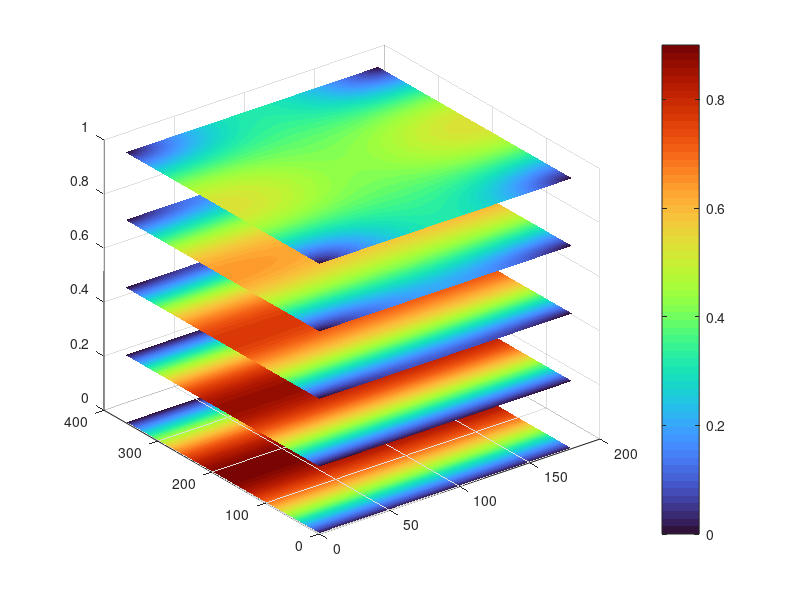

This chart was generated by the following MATLAB code: (Note: this script raises an error after producing the figure.)
clear; clc; close all;

% ----------------------------
% 1) Define grids (inputs)
% ----------------------------
ma_v   = linspace(0,1,81);        % modulation index m_a
phif_v = linspace(0,180,91);      % fundamental phase shift [deg]
phic_v = linspace(0,360,361);     % carrier phase shift phi_CPS [deg] (dense)

% For slice()/interp3(): use meshgrid in X,Y,Z order
% X = phif, Y = phic, Z = ma
[PHIF, PHIC, MA] = meshgrid(phif_v, phic_v, ma_v);

% ----------------------------
% 2) Bessel-based components
% ----------------------------
arg = MA * (pi/2);        % m_a*pi/2
J0  = besselj(0, arg);
J2  = besselj(2, arg);

% Your dependencies (as you wrote)
Vsl = (2/pi) .* J2 .* sqrt(1 - cosd(PHIC - 2*PHIF));  % sideband low
Vsw = (2/pi) .* J0 .* sqrt(1 - cosd(PHIC));           % switching
Vsh = (2/pi) .* J2 .* sqrt(1 - cosd(PHIC + 2*PHIF));  % sideband high

% Total metric
Vsum = sqrt(Vsl.^2 + Vsw.^2 + Vsh.^2);

% ----------------------------
% 3) Choose what to analyze/plot
% ----------------------------
toPlot = "Vsum";   % "Vsw", "Vsl", "Vsh", "Vsum"

switch toPlot
    case "Vsw", V = abs(Vsw);
    case "Vsl", V = abs(Vsl);
    case "Vsh", V = abs(Vsh);
    case "Vsum", V = Vsum;   % already nonnegative
    otherwise, error("Unknown toPlot.");
end

% Dimension order after meshgrid: V(phic, phif, ma)

% ----------------------------
% 4) Max & Min reachable magnitude at each (m_a, phi_f) by sweeping phi_cps
% ----------------------------
[Vmax_over_phic, idxMax] = max(V, [], 1);     % max over phic (dim 1)
[Vmin_over_phic, idxMin] = min(V, [], 1);     % min over phic (dim 1)

Vmax_over_phic = squeeze(Vmax_over_phic);     % -> size: Nphif x Nma
Vmin_over_phic = squeeze(Vmin_over_phic);     % -> size: Nphif x Nma

phiCPS_max = phic_v(squeeze(idxMax));         % argmax, size: Nphif x Nma
phiCPS_min = phic_v(squeeze(idxMin));         % argmin, size: Nphif x Nma

% ----------------------------
% 5) 3D slice plot of original V (optional)
% ----------------------------
phif_slices = [];                       % constant phi_f planes (vertical if set)
phic_slices = [];                       % constant phi_cps planes (vertical if set)
ma_slices   = [0 0.25 0.5 0.75 1];      % constant m_a planes (horizontal)

figure('Name','3D slices of V over (phi_f, phi_cps, m_a)');
slice(PHIF, PHIC, MA, V, phif_slices, phic_slices, ma_slices);
shading interp;
colormap(turbo);
cb = colorbar; cb.Label.String = "|Component amplitude| (p.u.)";
xlabel('\phi_f (deg)'); ylabel('\phi_{cps} (deg)'); zlabel('m_a');
title("Slices of " + toPlot + " (not optimized over \phi_{cps})");
grid on; box on; view(45,25);

% ----------------------------
% 6) 2D map: MAX over phi_cps
% ----------------------------
figure('Name','Vmax over phi_cps (heatmap + contours)');
imagesc(ma_v, phif_v, Vmax_over_phic); axis xy;
colormap(turbo); colorbar;
xlabel('m_a'); ylabel('\phi_f (deg)');
title("V_{max}(m_a,\phi_f) = max_{\phi_{cps}} " + toPlot);
hold on; contour(ma_v, phif_v, Vmax_over_phic, 8, 'k', 'LineWidth', 1); hold off;

% ----------------------------
% 7) 2D map: MIN over phi_cps
% ----------------------------
figure('Name','Vmin over phi_cps (heatmap + contours)');
imagesc(ma_v, phif_v, Vmin_over_phic); axis xy;
colormap(turbo); colorbar;
xlabel('m_a'); ylabel('\phi_f (deg)');
title("V_{min}(m_a,\phi_f) = min_{\phi_{cps}} " + toPlot);
hold on; contour(ma_v, phif_v, Vmin_over_phic, 8, 'k', 'LineWidth', 1); hold off;

% ----------------------------
% 8) Argmax / Argmin maps (phi_cps* that achieves max/min)
% ----------------------------
figure('Name','phi_cps* that maximizes V');
imagesc(ma_v, phif_v, phiCPS_max); axis xy;
colormap(turbo); colorbar; caxis([0 360]);
xlabel('m_a'); ylabel('\phi_f (deg)');
title("\phi_{cps}^{*max}(m_a,\phi_f) for " + toPlot);

figure('Name','phi_cps* that minimizes V');
imagesc(ma_v, phif_v, phiCPS_min); axis xy;
colormap(turbo); colorbar; caxis([0 360]);
xlabel('m_a'); ylabel('\phi_f (deg)');
title("\phi_{cps}^{*min}(m_a,\phi_f) for " + toPlot);

% ----------------------------
% 9) Surface plots (optional)
% ----------------------------
[MA2, PHIF2] = meshgrid(ma_v, phif_v);

figure('Name','Surface: Vmax over phi_cps');
surf(PHIF2, MA2, Vmax_over_phic, Vmax_over_phic);
shading interp; colormap(turbo); colorbar;
xlabel('\phi_f (deg)'); ylabel('m_a'); zlabel('V_{max}');
title("Surface of V_{max} over \phi_{cps} (" + toPlot + ")");
grid on; box on; view(45,25);

figure('Name','Surface: Vmin over phi_cps');
surf(PHIF2, MA2, Vmin_over_phic, Vmin_over_phic);
shading interp; colormap(turbo); colorbar;
xlabel('\phi_f (deg)'); ylabel('m_a'); zlabel('V_{min}');
title("Surface of V_{min} over \phi_{cps} (" + toPlot + ")");
grid on; box on; view(45,25);
%%

figure('Name','Envelope: Vmin and Vmax over \phi_{cps}');
hold on;

% Upper envelope (Vmax)
s1 = surf(PHIF2, MA2, Vmax_over_phic, Vmax_over_phic);
s1.EdgeColor = 'none';
s1.FaceAlpha = 1.0;

% Lower envelope (Vmin)
s2 = surf(PHIF2, MA2, Vmin_over_phic, Vmin_over_phic);
s2.EdgeColor = 'none';
s2.FaceAlpha = 1;   % transparency so both are visible

shading interp;

% Hand-tuned pastel colormap (blue → green → yellow → orange → red)
cmap = [
    0.30 0.45 0.85   % soft blue
    0.35 0.65 0.85
    0.40 0.78 0.70   % green
    0.75 0.88 0.55   % yellow-green
    0.95 0.85 0.55   % yellow
    0.95 0.70 0.45   % orange
    0.85 0.45 0.45   % soft red
];

% Smooth interpolation
cmap = interp1(linspace(0,1,size(cmap,1)), cmap, linspace(0,1,256));

colormap(cmap);
colorbar;
cb = colorbar;
cb.Label.String = 'Amplitude (p.u.)';

xlabel('\phi_f (deg)');
ylabel('m_a');
zlabel('Component amplitude');
title("Envelope of " + toPlot + " over \phi_{cps}");

grid on; box on;
view(45,25);

% legend([s1 s2], {'V_{max}','V_{min}'}, 'Location','best');
hold off;
